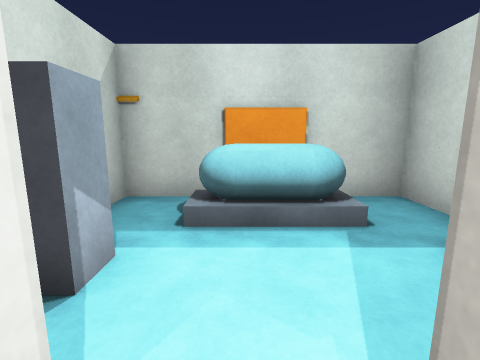
[1] (above)

24 first-person views from a walk through a 3-D level made in the Unity game engine. The camera is 1.3 m above the floor, tilts 10° down and sees 85° across. The floor is counted in squares, 1 m on a side. Each view is taken from the middle of a square. On the plan, view 1 faces up. The plan holds only what a view shows up to about 13 squares ahead; the rest is blank. The player character is not drawn. Surface patterns are stand-ins for the level's own textures.

[2]
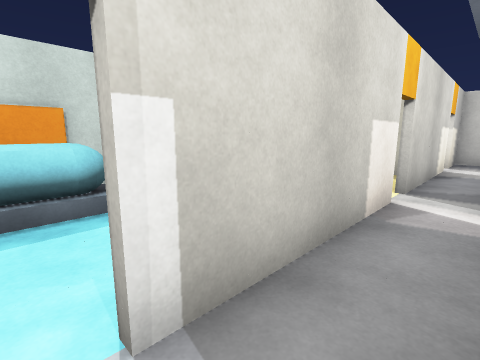

[3]
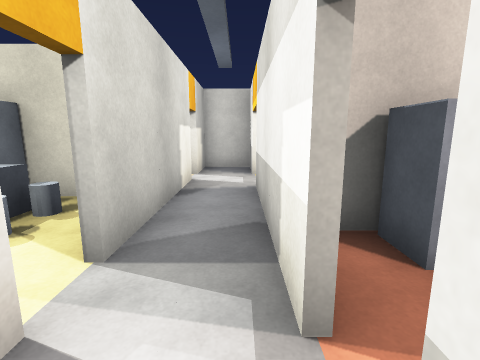

[4]
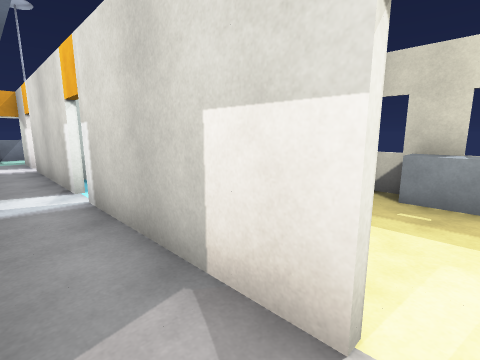

[5]
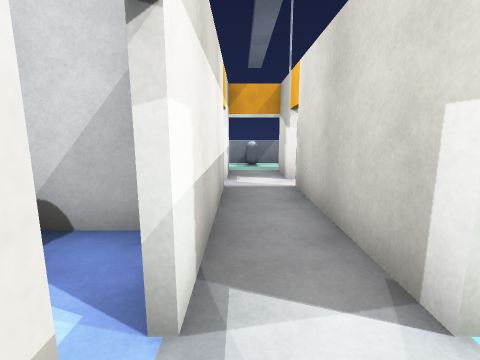

[6]
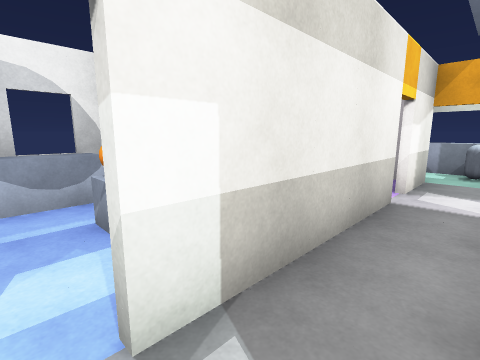

[7]
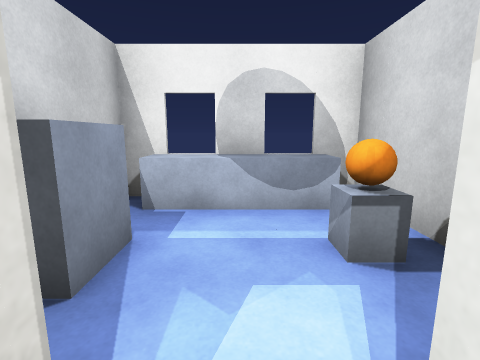

[8]
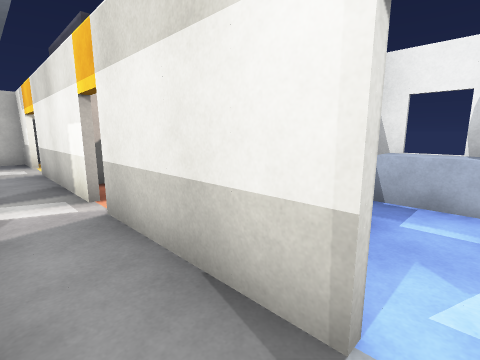

[9]
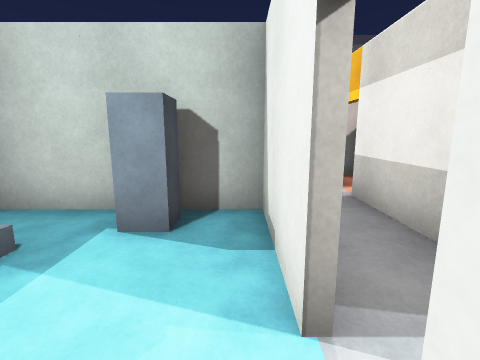

[10]
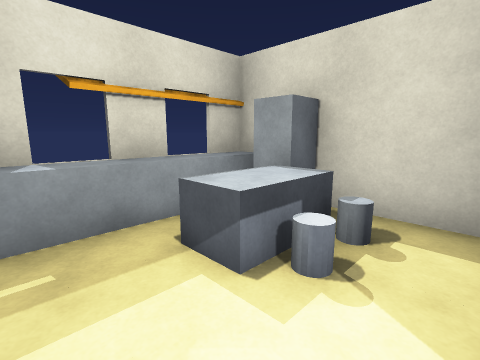

[11]
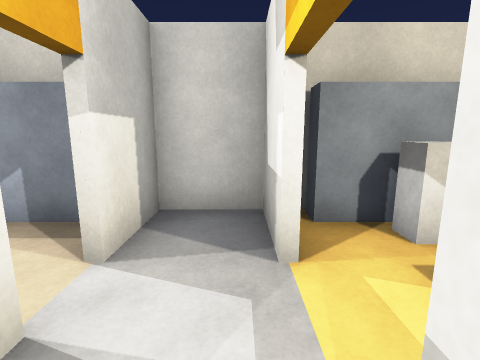

[12]
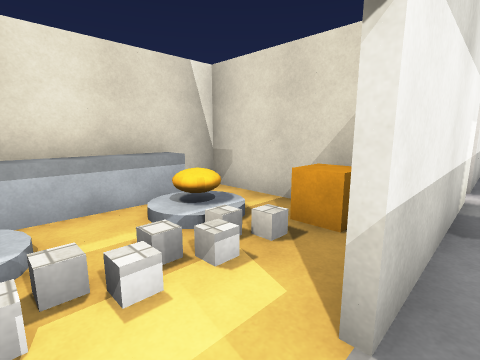

[13]
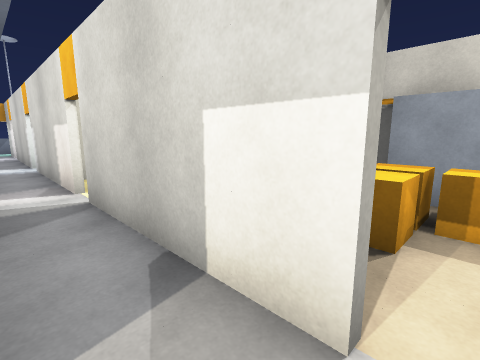

[14]
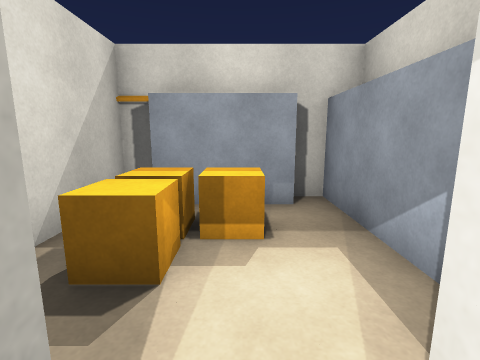

[15]
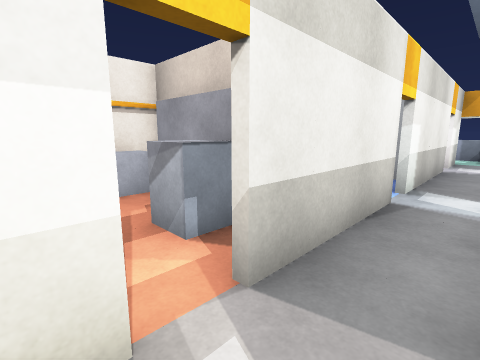

[16]
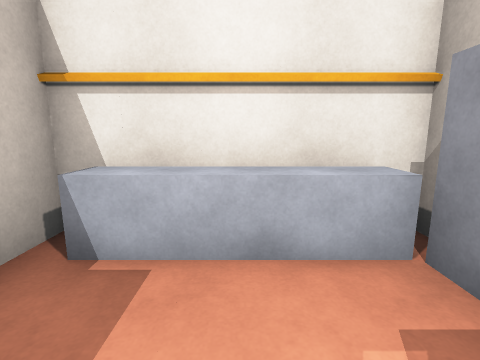

[17]
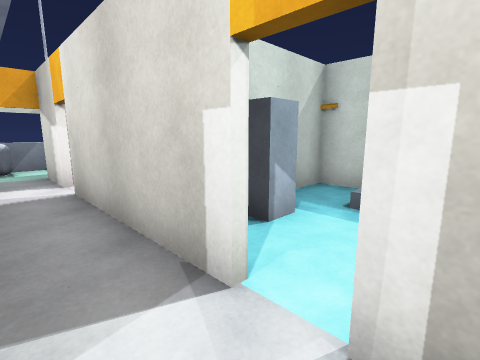

[18]
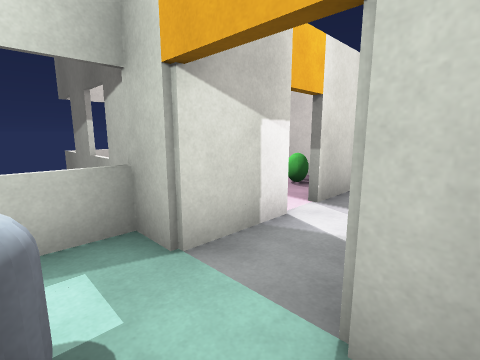

[19]
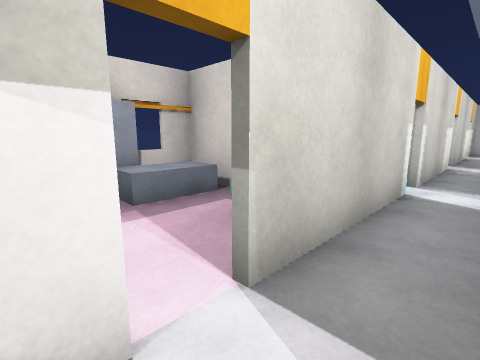

[20]
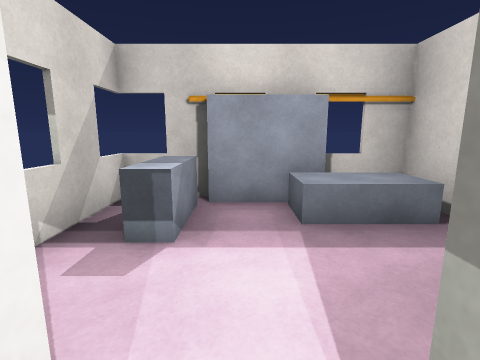

[21]
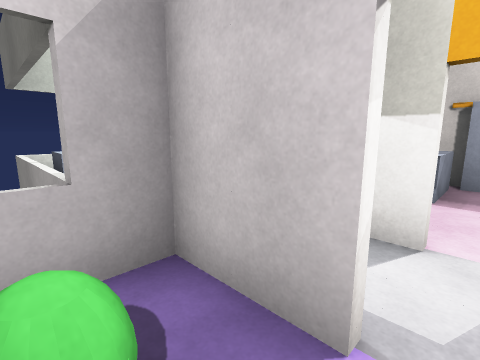

[22]
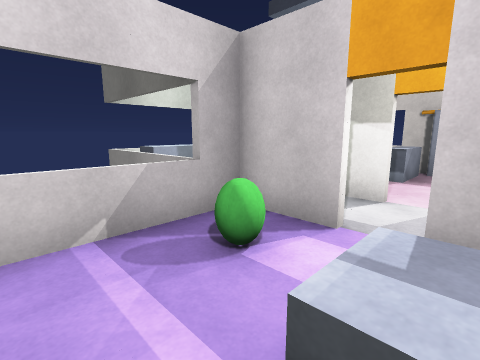

[23]
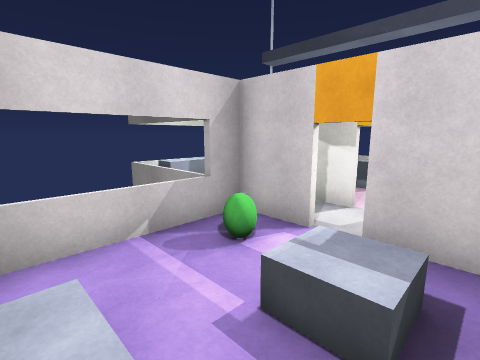

[24]
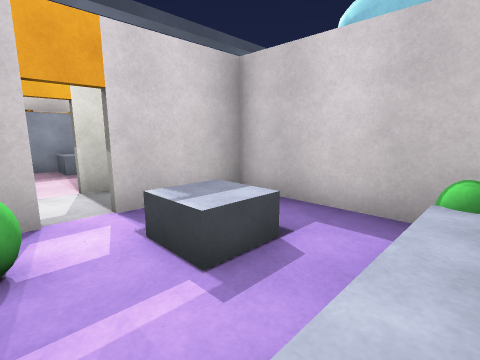

### Floor plan
Key: @ floor where view 1 was taken; # wall or solid block; . main floor; : floor 0.25 m higher than the main floor; / step, stairs or slope; = window, fence, low wall or low ledge; ^ raised ledge; O other object.
Columns run from 13 left of view 1 to 15 right of it. Each row starts with its distance up from view 1.
  6     #########OOOO#######
  5     #.O##O#..##..#^^^^^#####
  4     #.O.OOO..OO..#....O#OO.#
  3     #.O... O.....#..OOO#OO.#
  2    ##....=.O....O#.....#O..#
  1   ^.=#.....#.....#.....#...#
  0   ^..##.#####@#####.#####.###
 -1   ^O........................#
 -2 #=^..##.#####.####.#####..###
 -3    ##==.O..#...O#O..OO////O#
 -4     #...O..#OO.O#...O.//./O#
 -5     #......#....#... # :./
 -6     #..///=#^^^.#^^^^#^^^^
 -7            ############OOO

Positions as (right, up) in squares from view 1, and headings:
1: (0, 0), facing up
2: (0, -1), facing up-right
3: (4, -1), facing right
4: (6, -1), facing up-left
5: (1, -1), facing left
6: (0, 0), facing down-left
7: (0, -1), facing down
8: (0, 0), facing down-right
9: (-1, 1), facing right
10: (5, 1), facing up-right
11: (10, -1), facing right
12: (12, -1), facing down-left
13: (12, -1), facing up-left
14: (12, 0), facing up
15: (6, 0), facing down-left
16: (5, -3), facing down
17: (1, -1), facing up-left
18: (-10, -2), facing up-right
19: (-7, -1), facing up-right
20: (-6, 0), facing up
21: (-6, -3), facing up-left
22: (-5, -5), facing up-left
23: (-4, -6), facing up-left
24: (-7, -6), facing up-right
